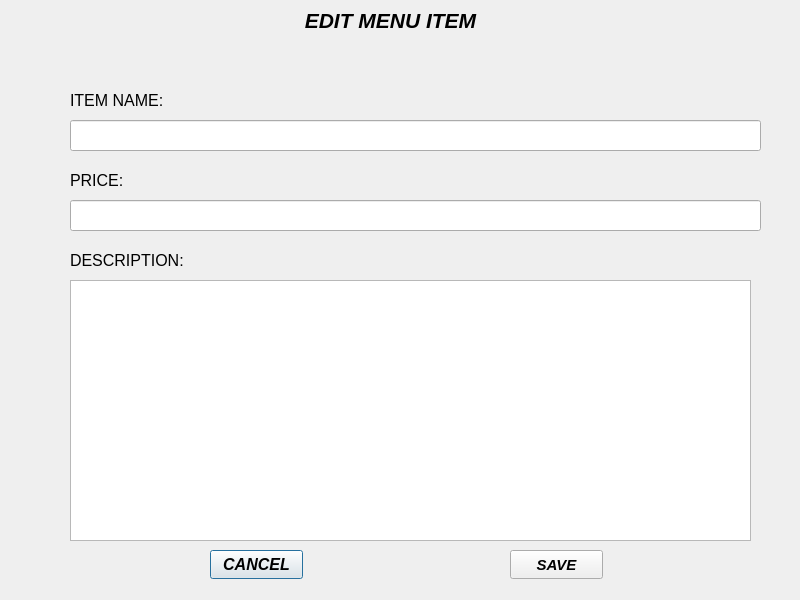
<?xml version="1.0" encoding="UTF-8"?>
<ui version="4.0">
 <class>editmenuitem</class>
 <widget class="QDialog" name="editmenuitem">
  <property name="geometry">
   <rect>
    <x>0</x>
    <y>0</y>
    <width>800</width>
    <height>600</height>
   </rect>
  </property>
  <property name="windowTitle">
   <string>Dialog</string>
  </property>
  <widget class="QLabel" name="ITEMNAME">
   <property name="geometry">
    <rect>
     <x>70</x>
     <y>90</y>
     <width>131</width>
     <height>20</height>
    </rect>
   </property>
   <property name="font">
    <font>
     <pointsize>12</pointsize>
     <italic>false</italic>
     <bold>false</bold>
    </font>
   </property>
   <property name="text">
    <string>ITEM NAME:</string>
   </property>
  </widget>
  <widget class="QPlainTextEdit" name="PLAINTEXTEDITONE">
   <property name="geometry">
    <rect>
     <x>70</x>
     <y>280</y>
     <width>681</width>
     <height>261</height>
    </rect>
   </property>
   <property name="plainText">
    <string/>
   </property>
  </widget>
  <widget class="QLineEdit" name="LINEEDITTWO">
   <property name="geometry">
    <rect>
     <x>70</x>
     <y>200</y>
     <width>691</width>
     <height>31</height>
    </rect>
   </property>
   <property name="text">
    <string/>
   </property>
  </widget>
  <widget class="QLabel" name="PRICE">
   <property name="geometry">
    <rect>
     <x>70</x>
     <y>170</y>
     <width>151</width>
     <height>20</height>
    </rect>
   </property>
   <property name="font">
    <font>
     <pointsize>12</pointsize>
    </font>
   </property>
   <property name="text">
    <string>PRICE:</string>
   </property>
  </widget>
  <widget class="QLineEdit" name="LINEEDITONE">
   <property name="geometry">
    <rect>
     <x>70</x>
     <y>120</y>
     <width>691</width>
     <height>31</height>
    </rect>
   </property>
  </widget>
  <widget class="QPushButton" name="CANCEL">
   <property name="geometry">
    <rect>
     <x>210</x>
     <y>550</y>
     <width>93</width>
     <height>29</height>
    </rect>
   </property>
   <property name="font">
    <font>
     <pointsize>12</pointsize>
     <italic>true</italic>
     <bold>true</bold>
    </font>
   </property>
   <property name="text">
    <string>CANCEL</string>
   </property>
  </widget>
  <widget class="QLabel" name="DESCRIPTION">
   <property name="geometry">
    <rect>
     <x>70</x>
     <y>250</y>
     <width>141</width>
     <height>20</height>
    </rect>
   </property>
   <property name="font">
    <font>
     <pointsize>12</pointsize>
    </font>
   </property>
   <property name="text">
    <string>DESCRIPTION:</string>
   </property>
  </widget>
  <widget class="QPushButton" name="SAVE">
   <property name="geometry">
    <rect>
     <x>510</x>
     <y>550</y>
     <width>93</width>
     <height>29</height>
    </rect>
   </property>
   <property name="font">
    <font>
     <pointsize>11</pointsize>
     <italic>true</italic>
     <bold>true</bold>
    </font>
   </property>
   <property name="text">
    <string>SAVE</string>
   </property>
  </widget>
  <widget class="QLabel" name="EDITMENUITEM">
   <property name="geometry">
    <rect>
     <x>270</x>
     <y>0</y>
     <width>241</width>
     <height>41</height>
    </rect>
   </property>
   <property name="font">
    <font>
     <pointsize>16</pointsize>
     <italic>true</italic>
     <bold>true</bold>
    </font>
   </property>
   <property name="text">
    <string>EDIT MENU ITEM</string>
   </property>
   <property name="alignment">
    <set>Qt::AlignmentFlag::AlignCenter</set>
   </property>
  </widget>
 </widget>
 <resources/>
 <connections/>
</ui>
